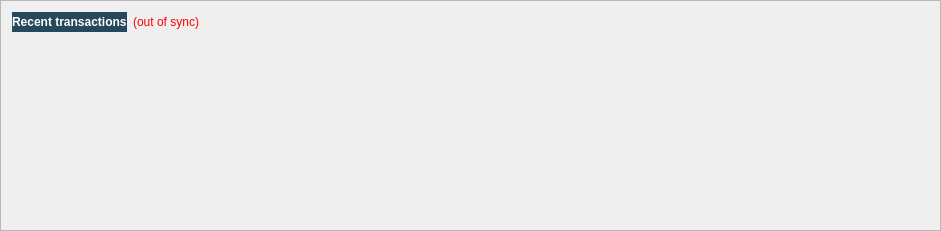
  <widget class="QFrame" name="frame_2">
   <property name="geometry">
    <rect>
     <x>10</x>
     <y>280</y>
     <width>941</width>
     <height>231</height>
    </rect>
   </property>
   <property name="palette">
    <palette>
     <active>
      <colorrole role="WindowText">
       <brush brushstyle="SolidPattern">
        <color alpha="255">
         <red>255</red>
         <green>255</green>
         <blue>255</blue>
        </color>
       </brush>
      </colorrole>
      <colorrole role="Dark">
       <brush brushstyle="SolidPattern">
        <color alpha="255">
         <red>178</red>
         <green>178</green>
         <blue>178</blue>
        </color>
       </brush>
      </colorrole>
      <colorrole role="Mid">
       <brush brushstyle="SolidPattern">
        <color alpha="255">
         <red>178</red>
         <green>178</green>
         <blue>178</blue>
        </color>
       </brush>
      </colorrole>
      <colorrole role="Text">
       <brush brushstyle="SolidPattern">
        <color alpha="255">
         <red>255</red>
         <green>255</green>
         <blue>255</blue>
        </color>
       </brush>
      </colorrole>
      <colorrole role="ButtonText">
       <brush brushstyle="SolidPattern">
        <color alpha="255">
         <red>255</red>
         <green>255</green>
         <blue>255</blue>
        </color>
       </brush>
      </colorrole>
      <colorrole role="HighlightedText">
       <brush brushstyle="SolidPattern">
        <color alpha="255">
         <red>255</red>
         <green>255</green>
         <blue>255</blue>
        </color>
       </brush>
      </colorrole>
     </active>
     <inactive>
      <colorrole role="WindowText">
       <brush brushstyle="SolidPattern">
        <color alpha="255">
         <red>255</red>
         <green>255</green>
         <blue>255</blue>
        </color>
       </brush>
      </colorrole>
      <colorrole role="Dark">
       <brush brushstyle="SolidPattern">
        <color alpha="255">
         <red>178</red>
         <green>178</green>
         <blue>178</blue>
        </color>
       </brush>
      </colorrole>
      <colorrole role="Mid">
       <brush brushstyle="SolidPattern">
        <color alpha="255">
         <red>178</red>
         <green>178</green>
         <blue>178</blue>
        </color>
       </brush>
      </colorrole>
      <colorrole role="Text">
       <brush brushstyle="SolidPattern">
        <color alpha="255">
         <red>255</red>
         <green>255</green>
         <blue>255</blue>
        </color>
       </brush>
      </colorrole>
      <colorrole role="ButtonText">
       <brush brushstyle="SolidPattern">
        <color alpha="255">
         <red>255</red>
         <green>255</green>
         <blue>255</blue>
        </color>
       </brush>
      </colorrole>
      <colorrole role="HighlightedText">
       <brush brushstyle="SolidPattern">
        <color alpha="255">
         <red>255</red>
         <green>255</green>
         <blue>255</blue>
        </color>
       </brush>
      </colorrole>
     </inactive>
     <disabled>
      <colorrole role="WindowText">
       <brush brushstyle="SolidPattern">
        <color alpha="255">
         <red>255</red>
         <green>255</green>
         <blue>255</blue>
        </color>
       </brush>
      </colorrole>
      <colorrole role="Dark">
       <brush brushstyle="SolidPattern">
        <color alpha="255">
         <red>178</red>
         <green>178</green>
         <blue>178</blue>
        </color>
       </brush>
      </colorrole>
      <colorrole role="Mid">
       <brush brushstyle="SolidPattern">
        <color alpha="255">
         <red>178</red>
         <green>178</green>
         <blue>178</blue>
        </color>
       </brush>
      </colorrole>
      <colorrole role="Text">
       <brush brushstyle="SolidPattern">
        <color alpha="255">
         <red>255</red>
         <green>255</green>
         <blue>255</blue>
        </color>
       </brush>
      </colorrole>
      <colorrole role="ButtonText">
       <brush brushstyle="SolidPattern">
        <color alpha="255">
         <red>255</red>
         <green>255</green>
         <blue>255</blue>
        </color>
       </brush>
      </colorrole>
      <colorrole role="HighlightedText">
       <brush brushstyle="SolidPattern">
        <color alpha="255">
         <red>255</red>
         <green>255</green>
         <blue>255</blue>
        </color>
       </brush>
      </colorrole>
     </disabled>
    </palette>
   </property>
   <property name="autoFillBackground">
    <bool>true</bool>
   </property>
   <property name="frameShape">
    <enum>QFrame::StyledPanel</enum>
   </property>
   <property name="frameShadow">
    <enum>QFrame::Raised</enum>
   </property>
   <layout class="QVBoxLayout" name="verticalLayout">
    <item>
     <layout class="QHBoxLayout" name="horizontalLayout_2">
      <item>
       <widget class="QLabel" name="label_4">
        <property name="autoFillBackground">
         <bool>false</bool>
        </property>
        <property name="styleSheet">
         <string notr="true">background-color: rgb(37, 72, 92);</string>
        </property>
        <property name="text">
         <string>&lt;html&gt;&lt;head/&gt;&lt;body&gt;&lt;p&gt;&lt;span style=&quot; font-weight:600; color:#ffffff;&quot;&gt;Recent transactions&lt;/span&gt;&lt;/p&gt;&lt;/body&gt;&lt;/html&gt;</string>
        </property>
       </widget>
      </item>
      <item>
       <widget class="QLabel" name="labelTransactionsStatus">
        <property name="palette">
         <palette>
          <active>
           <colorrole role="WindowText">
            <brush brushstyle="SolidPattern">
             <color alpha="255">
              <red>255</red>
              <green>0</green>
              <blue>0</blue>
             </color>
            </brush>
           </colorrole>
           <colorrole role="Button">
            <brush brushstyle="SolidPattern">
             <color alpha="255">
              <red>178</red>
              <green>178</green>
              <blue>178</blue>
             </color>
            </brush>
           </colorrole>
           <colorrole role="Dark">
            <brush brushstyle="SolidPattern">
             <color alpha="255">
              <red>178</red>
              <green>178</green>
              <blue>178</blue>
             </color>
            </brush>
           </colorrole>
           <colorrole role="Text">
            <brush brushstyle="SolidPattern">
             <color alpha="255">
              <red>255</red>
              <green>0</green>
              <blue>0</blue>
             </color>
            </brush>
           </colorrole>
           <colorrole role="ButtonText">
            <brush brushstyle="SolidPattern">
             <color alpha="255">
              <red>255</red>
              <green>0</green>
              <blue>0</blue>
             </color>
            </brush>
           </colorrole>
          </active>
          <inactive>
           <colorrole role="WindowText">
            <brush brushstyle="SolidPattern">
             <color alpha="255">
              <red>255</red>
              <green>0</green>
              <blue>0</blue>
             </color>
            </brush>
           </colorrole>
           <colorrole role="Button">
            <brush brushstyle="SolidPattern">
             <color alpha="255">
              <red>178</red>
              <green>178</green>
              <blue>178</blue>
             </color>
            </brush>
           </colorrole>
           <colorrole role="Dark">
            <brush brushstyle="SolidPattern">
             <color alpha="255">
              <red>178</red>
              <green>178</green>
              <blue>178</blue>
             </color>
            </brush>
           </colorrole>
           <colorrole role="Text">
            <brush brushstyle="SolidPattern">
             <color alpha="255">
              <red>255</red>
              <green>0</green>
              <blue>0</blue>
             </color>
            </brush>
           </colorrole>
           <colorrole role="ButtonText">
            <brush brushstyle="SolidPattern">
             <color alpha="255">
              <red>255</red>
              <green>0</green>
              <blue>0</blue>
             </color>
            </brush>
           </colorrole>
          </inactive>
          <disabled>
           <colorrole role="WindowText">
            <brush brushstyle="SolidPattern">
             <color alpha="255">
              <red>255</red>
              <green>0</green>
              <blue>0</blue>
             </color>
            </brush>
           </colorrole>
           <colorrole role="Button">
            <brush brushstyle="SolidPattern">
             <color alpha="255">
              <red>178</red>
              <green>178</green>
              <blue>178</blue>
             </color>
            </brush>
           </colorrole>
           <colorrole role="Dark">
            <brush brushstyle="SolidPattern">
             <color alpha="255">
              <red>178</red>
              <green>178</green>
              <blue>178</blue>
             </color>
            </brush>
           </colorrole>
           <colorrole role="Text">
            <brush brushstyle="SolidPattern">
             <color alpha="255">
              <red>255</red>
              <green>0</green>
              <blue>0</blue>
             </color>
            </brush>
           </colorrole>
           <colorrole role="ButtonText">
            <brush brushstyle="SolidPattern">
             <color alpha="255">
              <red>255</red>
              <green>0</green>
              <blue>0</blue>
             </color>
            </brush>
           </colorrole>
          </disabled>
         </palette>
        </property>
        <property name="toolTip">
         <string>The displayed information may be out of date. Your wallet automatically synchronizes with the ShopFit network after a connection is established, but this process has not completed yet.</string>
        </property>
        <property name="autoFillBackground">
         <bool>false</bool>
        </property>
        <property name="styleSheet">
         <string notr="true">QLabel { color: red; }
background-color: rgb(37, 72, 92);</string>
        </property>
        <property name="text">
         <string notr="true">(out of sync)</string>
        </property>
        <property name="alignment">
         <set>Qt::AlignRight|Qt::AlignTrailing|Qt::AlignVCenter</set>
        </property>
       </widget>
      </item>
      <item>
       <spacer name="horizontalSpacer">
        <property name="autoFillBackground">
         <bool>true</bool>
        </property>
        <property name="orientation">
         <enum>Qt::Horizontal</enum>
        </property>
        <property name="sizeHint" stdset="0">
         <size>
          <width>40</width>
          <height>20</height>
         </size>
        </property>
       </spacer>
      </item>
     </layout>
    </item>
    <item>
     <widget class="QListView" name="listTransactions">
      <property name="palette">
       <palette>
        <active>
         <colorrole role="WindowText">
          <brush brushstyle="SolidPattern">
           <color alpha="255">
            <red>255</red>
            <green>255</green>
            <blue>255</blue>
           </color>
          </brush>
         </colorrole>
         <colorrole role="Button">
          <brush brushstyle="SolidPattern">
           <color alpha="0">
            <red>0</red>
            <green>0</green>
            <blue>0</blue>
           </color>
          </brush>
         </colorrole>
         <colorrole role="Light">
          <brush brushstyle="SolidPattern">
           <color alpha="255">
            <red>255</red>
            <green>255</green>
            <blue>255</blue>
           </color>
          </brush>
         </colorrole>
         <colorrole role="Midlight">
          <brush brushstyle="SolidPattern">
           <color alpha="255">
            <red>178</red>
            <green>178</green>
            <blue>178</blue>
           </color>
          </brush>
         </colorrole>
         <colorrole role="Dark">
          <brush brushstyle="SolidPattern">
           <color alpha="255">
            <red>178</red>
            <green>178</green>
            <blue>178</blue>
           </color>
          </brush>
         </colorrole>
         <colorrole role="Mid">
          <brush brushstyle="SolidPattern">
           <color alpha="255">
            <red>178</red>
            <green>178</green>
            <blue>178</blue>
           </color>
          </brush>
         </colorrole>
         <colorrole role="Text">
          <brush brushstyle="SolidPattern">
           <color alpha="255">
            <red>255</red>
            <green>255</green>
            <blue>255</blue>
           </color>
          </brush>
         </colorrole>
         <colorrole role="ButtonText">
          <brush brushstyle="SolidPattern">
           <color alpha="255">
            <red>255</red>
            <green>255</green>
            <blue>255</blue>
           </color>
          </brush>
         </colorrole>
         <colorrole role="Base">
          <brush brushstyle="NoBrush">
           <color alpha="255">
            <red>0</red>
            <green>0</green>
            <blue>0</blue>
           </color>
          </brush>
         </colorrole>
         <colorrole role="Window">
          <brush brushstyle="SolidPattern">
           <color alpha="0">
            <red>0</red>
            <green>0</green>
            <blue>0</blue>
           </color>
          </brush>
         </colorrole>
         <colorrole role="HighlightedText">
          <brush brushstyle="SolidPattern">
           <color alpha="255">
            <red>255</red>
            <green>255</green>
            <blue>255</blue>
           </color>
          </brush>
         </colorrole>
         <colorrole role="AlternateBase">
          <brush brushstyle="SolidPattern">
           <color alpha="255">
            <red>178</red>
            <green>178</green>
            <blue>178</blue>
           </color>
          </brush>
         </colorrole>
         <colorrole role="NoRole">
          <brush brushstyle="SolidPattern">
           <color alpha="255">
            <red>178</red>
            <green>178</green>
            <blue>178</blue>
           </color>
          </brush>
         </colorrole>
         <colorrole role="ToolTipBase">
          <brush brushstyle="SolidPattern">
           <color alpha="255">
            <red>178</red>
            <green>178</green>
            <blue>178</blue>
           </color>
          </brush>
         </colorrole>
        </active>
        <inactive>
         <colorrole role="WindowText">
          <brush brushstyle="SolidPattern">
           <color alpha="255">
            <red>255</red>
            <green>255</green>
            <blue>255</blue>
           </color>
          </brush>
         </colorrole>
         <colorrole role="Button">
          <brush brushstyle="SolidPattern">
           <color alpha="0">
            <red>0</red>
            <green>0</green>
            <blue>0</blue>
           </color>
          </brush>
         </colorrole>
         <colorrole role="Light">
          <brush brushstyle="SolidPattern">
           <color alpha="255">
            <red>255</red>
            <green>255</green>
            <blue>255</blue>
           </color>
          </brush>
         </colorrole>
         <colorrole role="Midlight">
          <brush brushstyle="SolidPattern">
           <color alpha="255">
            <red>178</red>
            <green>178</green>
            <blue>178</blue>
           </color>
          </brush>
         </colorrole>
         <colorrole role="Dark">
          <brush brushstyle="SolidPattern">
           <color alpha="255">
            <red>178</red>
            <green>178</green>
            <blue>178</blue>
           </color>
          </brush>
         </colorrole>
         <colorrole role="Mid">
          <brush brushstyle="SolidPattern">
           <color alpha="255">
            <red>178</red>
            <green>178</green>
            <blue>178</blue>
           </color>
          </brush>
         </colorrole>
         <colorrole role="Text">
          <brush brushstyle="SolidPattern">
           <color alpha="255">
            <red>255</red>
            <green>255</green>
            <blue>255</blue>
           </color>
          </brush>
         </colorrole>
         <colorrole role="ButtonText">
          <brush brushstyle="SolidPattern">
           <color alpha="255">
            <red>255</red>
            <green>255</green>
            <blue>255</blue>
           </color>
          </brush>
         </colorrole>
         <colorrole role="Base">
          <brush brushstyle="NoBrush">
           <color alpha="255">
            <red>0</red>
            <green>0</green>
            <blue>0</blue>
           </color>
          </brush>
         </colorrole>
         <colorrole role="Window">
          <brush brushstyle="SolidPattern">
           <color alpha="0">
            <red>0</red>
            <green>0</green>
            <blue>0</blue>
           </color>
          </brush>
         </colorrole>
         <colorrole role="HighlightedText">
          <brush brushstyle="SolidPattern">
           <color alpha="255">
            <red>255</red>
            <green>255</green>
            <blue>255</blue>
           </color>
          </brush>
         </colorrole>
         <colorrole role="AlternateBase">
          <brush brushstyle="SolidPattern">
           <color alpha="255">
            <red>178</red>
            <green>178</green>
            <blue>178</blue>
           </color>
          </brush>
         </colorrole>
         <colorrole role="NoRole">
          <brush brushstyle="SolidPattern">
           <color alpha="255">
            <red>178</red>
            <green>178</green>
            <blue>178</blue>
           </color>
          </brush>
         </colorrole>
         <colorrole role="ToolTipBase">
          <brush brushstyle="SolidPattern">
           <color alpha="255">
            <red>178</red>
            <green>178</green>
            <blue>178</blue>
           </color>
          </brush>
         </colorrole>
        </inactive>
        <disabled>
         <colorrole role="WindowText">
          <brush brushstyle="SolidPattern">
           <color alpha="255">
            <red>255</red>
            <green>255</green>
            <blue>255</blue>
           </color>
          </brush>
         </colorrole>
         <colorrole role="Button">
          <brush brushstyle="SolidPattern">
           <color alpha="0">
            <red>0</red>
            <green>0</green>
            <blue>0</blue>
           </color>
          </brush>
         </colorrole>
         <colorrole role="Light">
          <brush brushstyle="SolidPattern">
           <color alpha="255">
            <red>255</red>
            <green>255</green>
            <blue>255</blue>
           </color>
          </brush>
         </colorrole>
         <colorrole role="Midlight">
          <brush brushstyle="SolidPattern">
           <color alpha="255">
            <red>178</red>
            <green>178</green>
            <blue>178</blue>
           </color>
          </brush>
         </colorrole>
         <colorrole role="Dark">
          <brush brushstyle="SolidPattern">
           <color alpha="255">
            <red>178</red>
            <green>178</green>
            <blue>178</blue>
           </color>
          </brush>
         </colorrole>
         <colorrole role="Mid">
          <brush brushstyle="SolidPattern">
           <color alpha="255">
            <red>178</red>
            <green>178</green>
            <blue>178</blue>
           </color>
          </brush>
         </colorrole>
         <colorrole role="Text">
          <brush brushstyle="SolidPattern">
           <color alpha="255">
            <red>255</red>
            <green>255</green>
            <blue>255</blue>
           </color>
          </brush>
         </colorrole>
         <colorrole role="ButtonText">
          <brush brushstyle="SolidPattern">
           <color alpha="255">
            <red>255</red>
            <green>255</green>
            <blue>255</blue>
           </color>
          </brush>
         </colorrole>
         <colorrole role="Base">
          <brush brushstyle="NoBrush">
           <color alpha="255">
            <red>0</red>
            <green>0</green>
            <blue>0</blue>
           </color>
          </brush>
         </colorrole>
         <colorrole role="Window">
          <brush brushstyle="SolidPattern">
           <color alpha="0">
            <red>0</red>
            <green>0</green>
            <blue>0</blue>
           </color>
          </brush>
         </colorrole>
         <colorrole role="HighlightedText">
          <brush brushstyle="SolidPattern">
           <color alpha="255">
            <red>255</red>
            <green>255</green>
            <blue>255</blue>
           </color>
          </brush>
         </colorrole>
         <colorrole role="AlternateBase">
          <brush brushstyle="SolidPattern">
           <color alpha="255">
            <red>178</red>
            <green>178</green>
            <blue>178</blue>
           </color>
          </brush>
         </colorrole>
         <colorrole role="NoRole">
          <brush brushstyle="SolidPattern">
           <color alpha="255">
            <red>178</red>
            <green>178</green>
            <blue>178</blue>
           </color>
          </brush>
         </colorrole>
         <colorrole role="ToolTipBase">
          <brush brushstyle="SolidPattern">
           <color alpha="255">
            <red>178</red>
            <green>178</green>
            <blue>178</blue>
           </color>
          </brush>
         </colorrole>
        </disabled>
       </palette>
      </property>
      <property name="autoFillBackground">
       <bool>true</bool>
      </property>
      <property name="styleSheet">
       <string notr="true">QListView { background: transparent; }</string>
      </property>
      <property name="frameShape">
       <enum>QFrame::NoFrame</enum>
      </property>
      <property name="verticalScrollBarPolicy">
       <enum>Qt::ScrollBarAlwaysOff</enum>
      </property>
      <property name="horizontalScrollBarPolicy">
       <enum>Qt::ScrollBarAlwaysOff</enum>
      </property>
      <property name="selectionMode">
       <enum>QAbstractItemView::NoSelection</enum>
      </property>
     </widget>
    </item>
   </layout>
  </widget>
